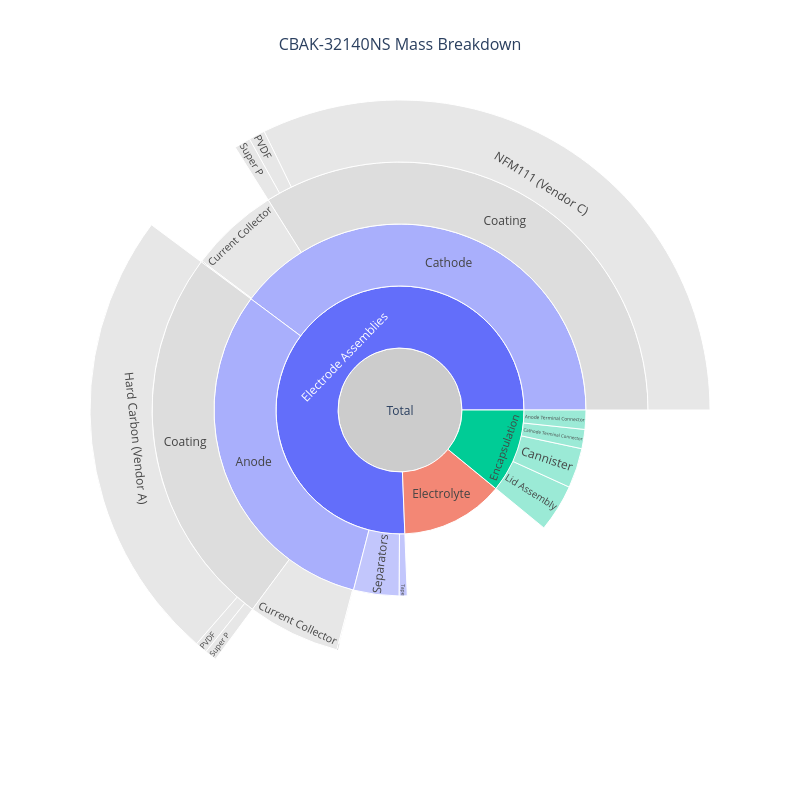

Here is the notebook cell this chart was saved with:
### Code cell
my_cell.plot_mass_breakdown(width=800, height=800)

### Figure 1 — Plotly figure (JSON) as saved in the notebook; plotly's stock layout.template omitted (floating-point values rounded to 4 significant figures)
{"data": [{"branchvalues": "total", "customdata": ["<b>Total</b><br>260.51 g", "<b>Electrode Assemblies</b><br>197.01 g<br>75.6% of total", "<b>Anode</b><br>81.20 g<br>31.2% of total", "<b>Coating</b><br>65.26 g<br>25.1% of total", "<b>Hard Carbon (Vendor A)</b><br>62.00 g<br>23.8% of total", "<b>PVDF</b><br>1.63 g<br>0.6% of total", "<b>Super P</b><br>1.63 g<br>0.6% of total", "<b>Current Collector</b><br>15.76 g<br>6.0% of total", "<b>Electrical Insulation</b><br>0.18 g<br>0.1% of total", "<b>Cathode</b><br>103.70 g<br>39.8% of total", "<b>Coating</b><br>88.36 g<br>33.9% of total", "<b>NFM111 (Vendor C)</b><br>83.94 g<br>32.2% of total", "<b>PVDF</b><br>2.21 g<br>0.8% of total", "<b>Super P</b><br>2.21 g<br>0.8% of total", "<b>Current Collector</b><br>15.16 g<br>5.8% of total", "<b>Electrical Insulation</b><br>0.18 g<br>0.1% of total", "<b>Separators</b><br>10.31 g<br>4.0% of total", "<b>Tape</b><br>1.80 g<br>0.7% of total", "<b>Electrolyte</b><br>35.03 g<br>13.4% of total", "<b>Encapsulation</b><br>28.47 g<br>10.9% of total", "<b>Cathode Terminal Connector</b><br>4.35 g<br>1.7% of total", "<b>Anode Terminal Connector</b><br>4.35 g<br>1.7% of total", "<b>Lid Assembly</b><br>10.75 g<br>4.1% of total", "<b>Cannister</b><br>9.02 g<br>3.5% of total"], "hovertemplate": "%{customdata}<extra></extra>", "ids": ["Total", "Electrode Assemblies", "Electrode Assemblies/Anode", "Electrode Assemblies/Anode/Coating", "Electrode Assemblies/Anode/Coating/Hard Carbon (Vendor A)", "Electrode Assemblies/Anode/Coating/PVDF", "Electrode Assemblies/Anode/Coating/Super P", "Electrode Assemblies/Anode/Current Collector", "Electrode Assemblies/Anode/Electrical Insulation", "Electrode Assemblies/Cathode", "Electrode Assemblies/Cathode/Coating", "Electrode Assemblies/Cathode/Coating/NFM111 (Vendor C)", "Electrode Assemblies/Cathode/Coating/PVDF", "Electrode Assemblies/Cathode/Coating/Super P", "Electrode Assemblies/Cathode/Current Collector", "Electrode Assemblies/Cathode/Electrical Insulation", "Electrode Assemblies/Separators", "Electrode Assemblies/Tape", "Electrolyte", "Encapsulation", "Encapsulation/Cathode Terminal Connector", "Encapsulation/Anode Terminal Connector", "Encapsulation/Lid Assembly", "Encapsulation/Cannister"], "labels": ["Total", "Electrode Assemblies", "Anode", "Coating", "Hard Carbon (Vendor A)", "PVDF", "Super P", "Current Collector", "Electrical Insulation", "Cathode", "Coating", "NFM111 (Vendor C)", "PVDF", "Super P", "Current Collector", "Electrical Insulation", "Separators", "Tape", "Electrolyte", "Encapsulation", "Cathode Terminal Connector", "Anode Terminal Connector", "Lid Assembly", "Cannister"], "marker": {"colors": ["#CCCCCC", "#636EFA", "#a9affc", "#DDDDDD", "#DDDDDD", "#DDDDDD", "#DDDDDD", "#DDDDDD", "#DDDDDD", "#a9affc", "#DDDDDD", "#DDDDDD", "#DDDDDD", "#DDDDDD", "#DDDDDD", "#DDDDDD", "#a9affc", "#a9affc", "#EF553B", "#00CC96", "#72e2c5", "#72e2c5", "#72e2c5", "#72e2c5"]}, "parents": ["", "Total", "Electrode Assemblies", "Electrode Assemblies/Anode", "Electrode Assemblies/Anode/Coating", "Electrode Assemblies/Anode/Coating", "Electrode Assemblies/Anode/Coating", "Electrode Assemblies/Anode", "Electrode Assemblies/Anode", "Electrode Assemblies", "Electrode Assemblies/Cathode", "Electrode Assemblies/Cathode/Coating", "Electrode Assemblies/Cathode/Coating", "Electrode Assemblies/Cathode/Coating", "Electrode Assemblies/Cathode", "Electrode Assemblies/Cathode", "Electrode Assemblies", "Electrode Assemblies", "Total", "Total", "Encapsulation", "Encapsulation", "Encapsulation", "Encapsulation"], "type": "sunburst", "values": [260.5, 197.0, 81.2, 65.26, 62, 1.63, 1.63, 15.76, 0.18, 103.7, 88.36, 83.94, 2.21, 2.21, 15.16, 0.18, 10.31, 1.8, 35.03, 28.47, 4.35, 4.35, 10.75, 9.02]}], "layout": {"font": {"size": 12}, "height": 800, "title": {"font": {"size": 16}, "text": "CBAK-32140NS Mass Breakdown", "x": 0.5}, "width": 800}}
